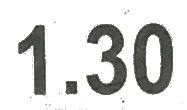
#> input picture src/templates/1_30.jpg, 187 x 110 px; its folder holds 3 pictures in this run
$ python photo_process.py   (older library calls are emulated)
#> lines starting #> are read from the running program, lines starting #| are printed output that depends on the picture; after the words box and inside, x2 and y2 are one past the last pixel; in counts of white or black regions, pixels touching at a corner belong together
import cv2
import cv
import os
import numpy as np
import Image
import matplotlib.pyplot as plt
"""
Another garbagey, figure it out attempt with opencv. This one also probably won't get used.


@Author Matthew G. McGovern
@email matthewgmcgovern@gmail.com
"""


CUR_DIR = os.getcwd()
TEMPLATE_DIR = CUR_DIR + "/templates/"


class TemplateSearcher():
	def __init__(self, image_file, template_images):
		"""Give this an image and an array of templates and this will search the image for each template.
		"""
#> called with image_file = 'src/attachments/img1.jpg'
		self.img = cv2.imread(image_file)
		self.edgeimg = cv2.Canny(self.img, 100, 230)
		#plt.imshow(self.img)
		#plt.show()
		self.templates = list()
		for image in template_images:
			pic = TEMPLATE_DIR + image
			temp = cv2.imread( pic , cv2.CV_LOAD_IMAGE_COLOR )
#> temp is the input picture: shape (110, 187, 3); mean B, G, R 215.5, 216.9, 216.4
			edges = cv2.Canny( temp , 120, 230 )
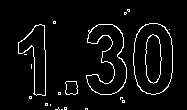
#> edges: shape (110, 187); 4.7% white in thin lines or dots, all inside (x1, y1, x2, y2) = (18, 9, 173, 110)
			#plt.imshow( edges )
			#plt.show()
			self.templates.append( edges )
#> pass 2 of the loop in __init__, `for image in template_images:`:
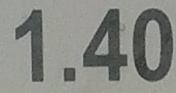
#> input picture src/templates/1_40.jpg, 176 x 93 px
#> in __init__, temp is the input picture: shape (93, 176, 3); mean B, G, R 130.6, 135.9, 134.2
#> in __init__, `edges = cv2.Canny( temp , 120, 230 )`:
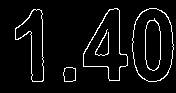
#> edges: shape (93, 176); 5.4% white in thin lines or dots, all inside (x1, y1, x2, y2) = (15, 8, 174, 82)
#> pass 3 of the loop in __init__, `for image in template_images:`:
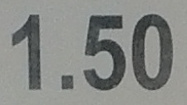
#> input picture src/templates/1_50.jpg, 187 x 105 px
#> in __init__, temp is the input picture: shape (105, 187, 3); mean B, G, R 133, 136.2, 134.1
#> in __init__, `edges = cv2.Canny( temp , 120, 230 )`:
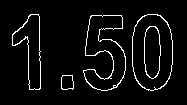
#> edges: shape (105, 187); 4.9% white in thin lines or dots, all inside (x1, y1, x2, y2) = (12, 14, 173, 91)
	def check_templates(self):
		all_scores = list()
		for template in self.templates:
			subscore = cv2.matchTemplate(self.edgeimg, template, method=cv2.TM_CCOEFF )
			all_scores.append( subscore )
#> this loop made 1 pass
#> after the loop, all_scores = []
		return all_scores

if __name__ == "__main__":

	files_in_dir = os.listdir( TEMPLATE_DIR )
	image = CUR_DIR + "/attachments/img1.jpg"
	TempSearch = TemplateSearcher( image, files_in_dir )
#> (the run stopped early here; a loop or call above may not have finished)
